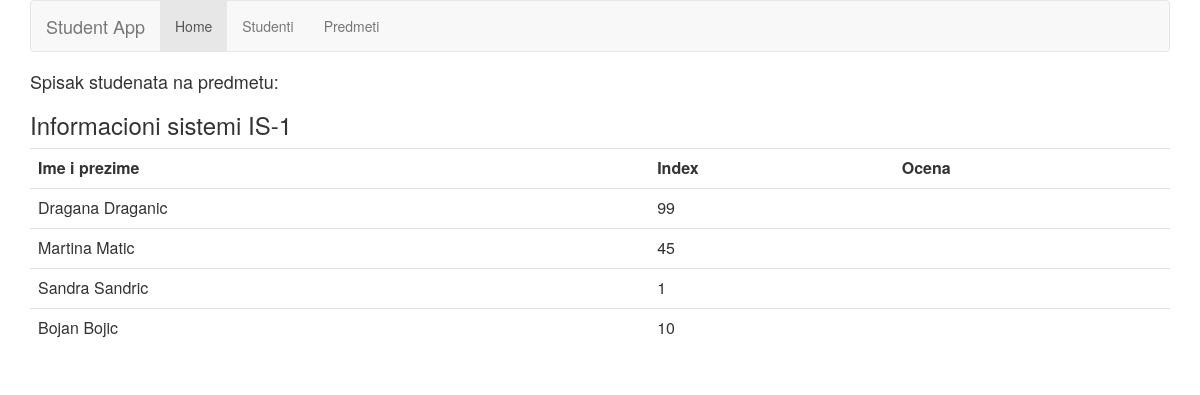
Page /student/detailPredmet1/ on the committed database.
### student/models.py (models this page shows, shortened)
class Predmet(models.Model):
    nazivPredmeta=models.CharField(max_length=50, verbose_name='Naziv predmeta')
    sifra=models.CharField(max_length=4)
    studenti=models.ManyToManyField(Student, through='Ocena')

class Student(models.Model):
    studentIme=models.CharField(max_length=15, verbose_name='Ime')
    studentPrezime=models.CharField(max_length=30, verbose_name='Prezime')
    index=models.CharField(max_length=10)
    grad=models.CharField(max_length=30, null=True)
    adresa=models.CharField(max_length=50, null=True)
    jmbg=models.CharField(max_length=13,unique=True)
    pol=models.CharField(max_length=1, null=True)
    datumRodjenja=models.DateField(auto_now=False, auto_now_add=False, null=True)

### student/views.py (the view)
# urls.py: url(r'^detailPredmet(?P<pk>[0-9]+)/$', views.DetailViewPredmet.as_view(), name='detailPredmet'),
class DetailViewPredmet(generic.DetailView):
    model = Predmet
    template_name='detailPredmet.html'

### student/templates/detailPredmet.html (shortened to what this page needs)
{% load staticfiles %}
<link rel="stylesheet" type="text/css" href="{% static 'style.css' %}" />
<link rel="stylesheet" href="http://maxcdn.bootstrapcdn.com/bootstrap/3.3.6/css/bootstrap.min.css">
<div class="container">
<nav class="navbar navbar-default">
  <div class="container-fluid">
    <div class="navbar-header">
      <a class="navbar-brand" href="#">Student App</a>
    </div>
    <ul class="nav navbar-nav">
      <li class="active"><a href="{% url 'index'%}">Home</a></li>
      <li><a href="{% url 'studenti'%}">Studenti</a></li>
      <li><a href="{% url 'predmeti'%}">Predmeti</a></li>
    </ul>
  </div>
</nav>
<h4>Spisak studenata na predmetu: </h4>
<h3>{{predmet.nazivPredmeta}} {{predmet.sifra}}</h3>
<div>
<table class="table">
		<tr>
			<th>Ime i prezime</th>
			<th>Index</th>
			<th>Ocena</th>
		</tr>
	{% for student in predmet.studenti.all %}
		<tr>
			<td>{{student.studentIme}} {{student.studentPrezime}}</td>
			<td>{{student.index}}</td>
			<td id="ocena">{{ocena}}</td>
		</tr>
	{% endfor %}
</table>
</div>
</div>

### student/static/style.css (style rules this page uses)
li a { color: red; }

### rows in the picture
Predmet: nazivPredmeta "Informacioni sistemi", sifra "IS-1"
Student: studentIme "Dragana", studentPrezime "Draganic", index "99"
Student: studentIme "Martina", studentPrezime "Matic", index "45"
Student: studentIme "Sandra", studentPrezime "Sandric", index "1"
Student: studentIme "Bojan", studentPrezime "Bojic", index "10"
